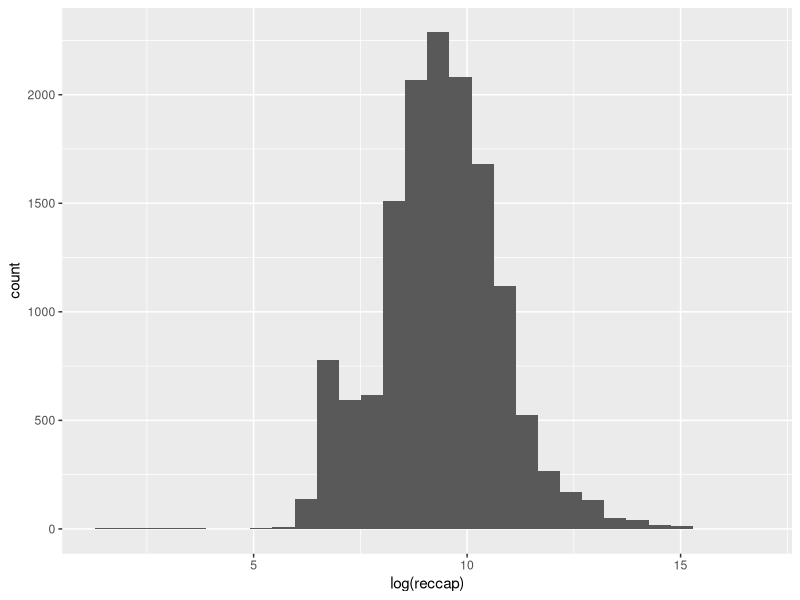

The R script that drew this image:
## ---- chunk 1
knitr::opts_chunk$set(echo = TRUE, warning = FALSE)
library(readr)
library(ggplot2)
library(dplyr)
## ---- chunk 2
sentencias_1c <- read_csv("./sentencias_1c.csv")

## ---- chunk 3
histograma <- sentencias_1c %>% 
  ggplot() +
  geom_histogram(aes(x=log(reccap)))

histograma
